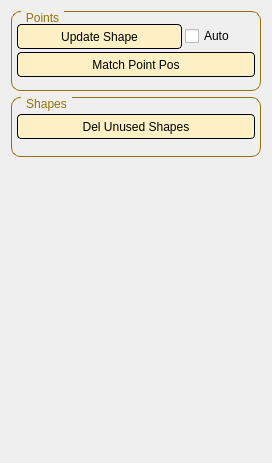
      <widget class="QWidget" name="tab_7">
       <attribute name="title">
        <string>Mesh Control</string>
       </attribute>
       <layout class="QGridLayout" name="gridLayout_50">
        <item row="0" column="0">
         <layout class="QGridLayout" name="gridLayout_48">
          <item row="0" column="0">
           <widget class="QGroupBox" name="groupBox_39">
            <property name="sizePolicy">
             <sizepolicy hsizetype="Preferred" vsizetype="Expanding">
              <horstretch>0</horstretch>
              <verstretch>0</verstretch>
             </sizepolicy>
            </property>
            <property name="minimumSize">
             <size>
              <width>250</width>
              <height>80</height>
             </size>
            </property>
            <property name="maximumSize">
             <size>
              <width>250</width>
              <height>80</height>
             </size>
            </property>
            <property name="styleSheet">
             <string notr="true">QGroupBox {
    border: 1px solid gray;
    border-radius: 9px;
    margin-top: 0.5em;
border-color:  rgb(150, 114, 0);
}

QGroupBox::title {
    subcontrol-origin: margin;
    left: 10px;
    padding: 0 3px 0 3px;
	color:  rgb(150, 114, 0);
}</string>
            </property>
            <property name="title">
             <string>Points</string>
            </property>
            <layout class="QGridLayout" name="gridLayout_31">
             <property name="leftMargin">
              <number>5</number>
             </property>
             <property name="topMargin">
              <number>5</number>
             </property>
             <property name="rightMargin">
              <number>5</number>
             </property>
             <property name="bottomMargin">
              <number>5</number>
             </property>
             <property name="spacing">
              <number>3</number>
             </property>
             <item row="0" column="0">
              <layout class="QGridLayout" name="gridLayout_28">
               <property name="spacing">
                <number>3</number>
               </property>
               <item row="0" column="0">
                <widget class="QPushButton" name="btn_meshUpdateOrig">
                 <property name="minimumSize">
                  <size>
                   <width>110</width>
                   <height>25</height>
                  </size>
                 </property>
                 <property name="toolTip">
                  <string>Updates Target mesh to shape of Source mesh. Works on Mesh, Select SOURCE then TARGET. Auto option for multi mesh updates.</string>
                 </property>
                 <property name="styleSheet">
                  <string notr="true">QPushButton{
border-style: solid;
border-color: black;
border-width: 1px;
border-radius: 4px;
background-color: rgb(253, 240, 197);
color: rgb(0, 0, 0);
}
QPushButton:hover {   
border-style: solid;
border-color: black;
border-width: 1px;
border-radius: 4px;
background-color: rgb(240, 240, 240
);
color: rgb(0, 0, 0);
}</string>
                 </property>
                 <property name="text">
                  <string>Update Shape</string>
                 </property>
                </widget>
               </item>
               <item row="0" column="1">
                <widget class="QCheckBox" name="chk_updateAuto">
                 <property name="enabled">
                  <bool>true</bool>
                 </property>
                 <property name="maximumSize">
                  <size>
                   <width>70</width>
                   <height>16777215</height>
                  </size>
                 </property>
                 <property name="toolTip">
                  <string>If checked, select the newly imported mdl alembic objects in the outliner. If NOT checked. Select SOURCE then TARGET for individual shape updates.</string>
                 </property>
                 <property name="text">
                  <string>Auto</string>
                 </property>
                 <property name="checked">
                  <bool>false</bool>
                 </property>
                </widget>
               </item>
               <item row="1" column="0" colspan="2">
                <widget class="QPushButton" name="btn_meshMatchPoint">
                 <property name="minimumSize">
                  <size>
                   <width>110</width>
                   <height>25</height>
                  </size>
                 </property>
                 <property name="toolTip">
                  <string>Target to follow source mesh transformation, and deformation. Works on Mesh, Nurbs, Curves. Select DRIVER then DRIVEN</string>
                 </property>
                 <property name="styleSheet">
                  <string notr="true">QPushButton{
border-style: solid;
border-color: black;
border-width: 1px;
border-radius: 4px;
background-color: rgb(253, 240, 197);
color: rgb(0, 0, 0);
}
QPushButton:hover {   
border-style: solid;
border-color: black;
border-width: 1px;
border-radius: 4px;
background-color: rgb(240, 240, 240
);
color: rgb(0, 0, 0);
}</string>
                 </property>
                 <property name="text">
                  <string>Match Point Pos</string>
                 </property>
                </widget>
               </item>
              </layout>
             </item>
            </layout>
           </widget>
          </item>
          <item row="1" column="0">
           <widget class="QGroupBox" name="groupBox_44">
            <property name="minimumSize">
             <size>
              <width>250</width>
              <height>60</height>
             </size>
            </property>
            <property name="maximumSize">
             <size>
              <width>250</width>
              <height>120</height>
             </size>
            </property>
            <property name="styleSheet">
             <string notr="true">QGroupBox {
    border: 1px solid gray;
    border-radius: 9px;
    margin-top: 0.5em;
border-color:  rgb(150, 114, 0);
}

QGroupBox::title {
    subcontrol-origin: margin;
    left: 10px;
    padding: 0 3px 0 3px;
	color:  rgb(150, 114, 0);
}</string>
            </property>
            <property name="title">
             <string>Shapes</string>
            </property>
            <layout class="QGridLayout" name="gridLayout_121">
             <property name="leftMargin">
              <number>5</number>
             </property>
             <property name="topMargin">
              <number>5</number>
             </property>
             <property name="rightMargin">
              <number>5</number>
             </property>
             <property name="bottomMargin">
              <number>5</number>
             </property>
             <property name="spacing">
              <number>3</number>
             </property>
             <item row="0" column="0">
              <layout class="QGridLayout" name="gridLayout_32">
               <property name="spacing">
                <number>3</number>
               </property>
               <item row="0" column="0">
                <widget class="QPushButton" name="btn_delUnShp">
                 <property name="minimumSize">
                  <size>
                   <width>0</width>
                   <height>25</height>
                  </size>
                 </property>
                 <property name="toolTip">
                  <string>Delete unused shape nodes from the scene.</string>
                 </property>
                 <property name="styleSheet">
                  <string notr="true">QPushButton{
border-style: solid;
border-color: black;
border-width: 1px;
border-radius: 4px;
background-color: rgb(253, 240, 197);
color: rgb(0, 0, 0);
}
QPushButton:hover {   
border-style: solid;
border-color: black;
border-width: 1px;
border-radius: 4px;
background-color: rgb(240, 240, 240
);
color: rgb(0, 0, 0);
}</string>
                 </property>
                 <property name="text">
                  <string>Del Unused Shapes</string>
                 </property>
                </widget>
               </item>
              </layout>
             </item>
            </layout>
           </widget>
          </item>
         </layout>
        </item>
        <item row="1" column="0">
         <spacer name="verticalSpacer_3">
          <property name="orientation">
           <enum>Qt::Vertical</enum>
          </property>
          <property name="sizeHint" stdset="0">
           <size>
            <width>20</width>
            <height>295</height>
           </size>
          </property>
         </spacer>
        </item>
       </layout>
      </widget>
